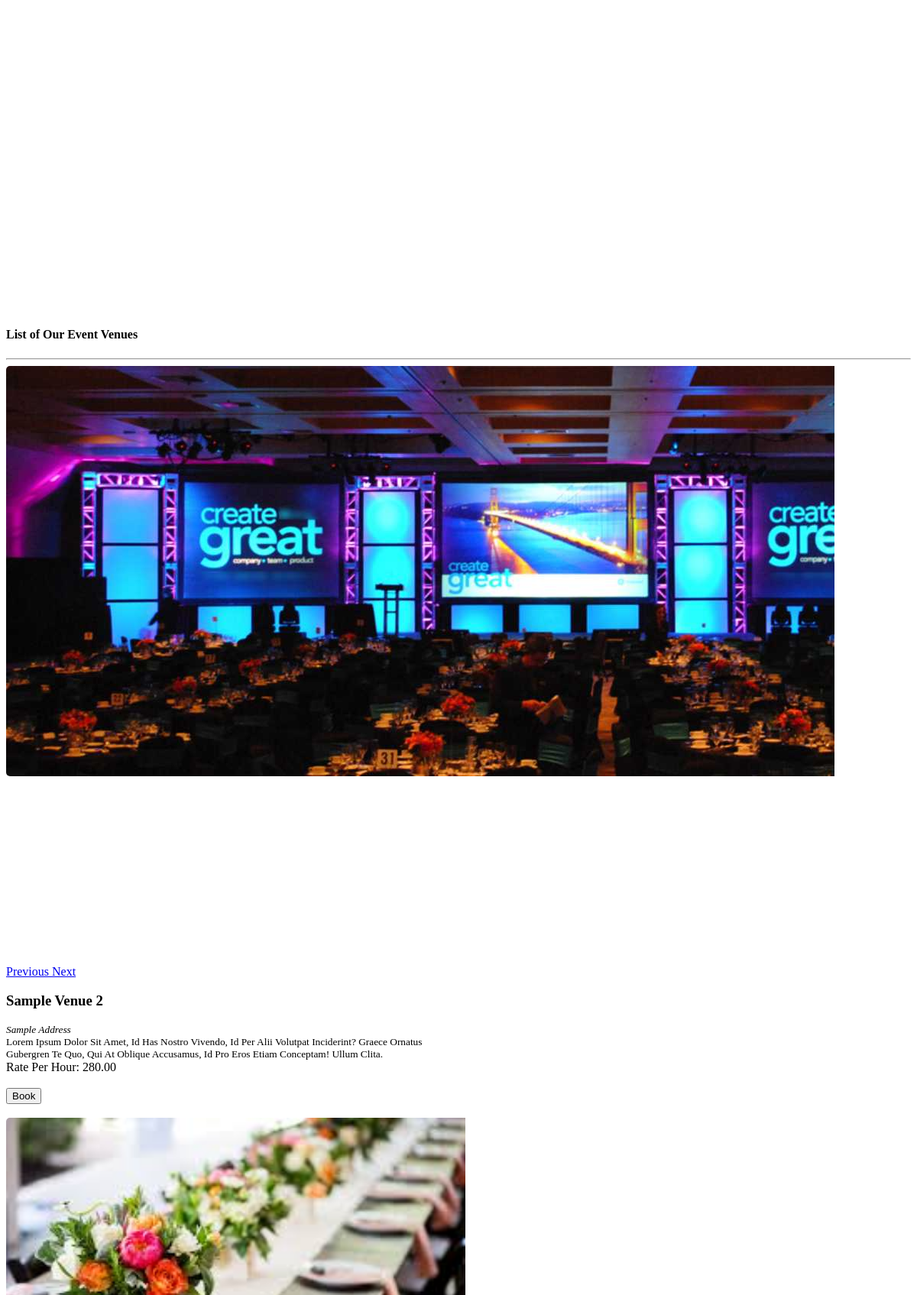
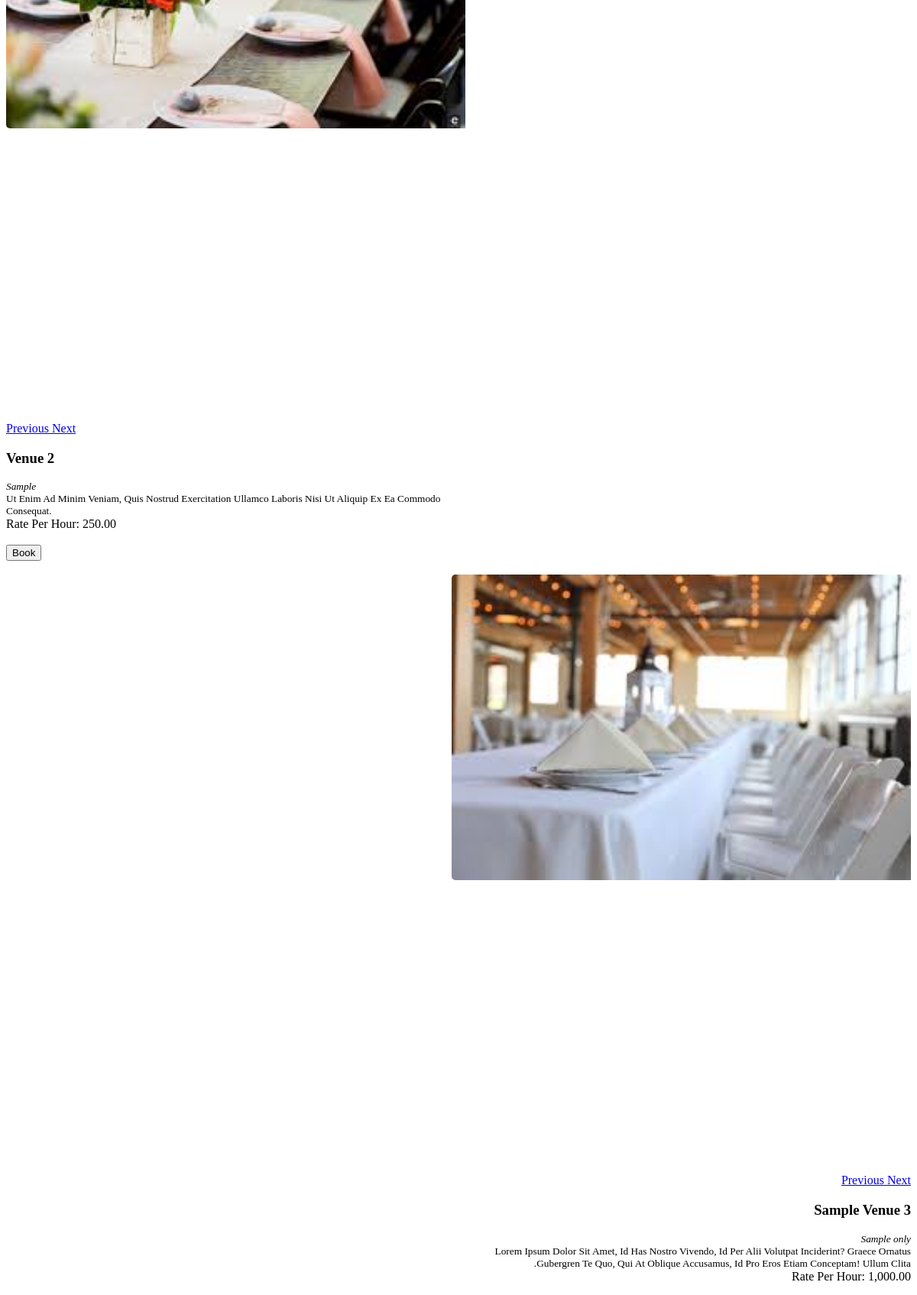
Page /venue.php (upper part) on the committed database (2 pictures, top to bottom).
### tables this page shows
CREATE TABLE `venue` (
  `id` int(30) NOT NULL,
  `venue` text NOT NULL,
  `address` text NOT NULL,
  `description` text NOT NULL,
  `rate` float NOT NULL
);

### venue.php (the view, shortened to what this page needs)
<?php
include 'admin/db_connect.php';
?>
        <header class="masthead">
        </header>
            <div class="container-fluid mt-3 pt-2">
                <h4 class="text-center text-white">List of Our Event Venues</h4>
                <hr class="divider">
                <div class="row-items">
                <div class="col-lg-12">
                    <div class="row">
                <?php
                $rtl ='rtl';
                $ci= 0;
                $venue = $conn->query("SELECT * from venue order by rand()");
                while($row = $venue->fetch_assoc()):
                    $ci++;
                    if($ci < 3){
                        $rtl = '';
                    }else{
                        $rtl = 'rtl';
                    }
                    if($ci == 4){
                        $ci = 0;
                    }
                ?>
                <div class="col-md-6">
                <div class="card venue-list <?php echo $rtl ?>" data-id="<?php echo $row['id'] ?>">
                        <div id="imagesCarousel_<?php echo $row['id'] ?> card-img-top " class="carousel slide" data-ride="carousel">
                              <div class="carousel-inner">
                                    <?php
                                        $fpath = 'admin/assets/uploads/venue_'.$row['id'];
                                        $images= scandir($fpath);
                                        $i = 1;
                                        foreach($images as $k => $v):
                                            if(!in_array($v,array('.','..'))):
                                                $active = $i == 1 ? 'active' : '';
                                    ?>
                                         <div class="carousel-item <?php echo $active ?>">
                                          <img class="d-block w-100" src="<?php echo $fpath.'/'.$v ?>" alt="">
                                        </div>
                                    <?php
                                            $i++;
                                            else:
                                                unset($images[$v]);
                                            endif;
                                        endforeach;
                                    ?>
                                     <a class="carousel-control-prev" href="#imagesCarousel_<?php echo $row['id'] ?>" role="button" data-slide="prev">
                                        <span class="sr-only">Previous</span>
                                      </a>
                                      <a class="carousel-control-next" href="#imagesCarousel_<?php echo $row['id'] ?>" role="button" data-slide="next">
                                        <span class="sr-only">Next</span>
                                      </a>
                                        </div>
                                    </div>
                    <div class="card-body">
                        <div class="row align-items-center justify-content-center text-center h-100">
                            <div class="">
                                <div>
                                    <h3><b class="filter-txt"><?php echo ucwords($row['venue']) ?></b></h3>
                                    <small><i><?php echo $row['address'] ?></i></small>
                                </div>
                                <div>
                                <span class="truncate" style="font-size: inherit;"><small><?php echo ucwords($row['description']) ?></small></span>
                                    <br>
                                <span class="badge badge-secondary"><i class="fa fa-tag"></i> Rate Per Hour: <?php echo number_format($row['rate'],2) ?></span>
                                <br>
                                <br>
                                <button class="btn btn-primary book-venue align-self-end" type="button" data-id='<?php echo $row['id'] ?>'>Book</button>
                                </div>
                            </div>
                        </div>
                    </div>
                </div>
                <br>
                </div>
                <?php endwhile; ?>
                </div>
                </div>
                </div>
            </div>

### venue.php (style rules this page uses)
.venue-list { cursor: pointer; border: unset; flex-direction: inherit; }
.venue-list .carousel,.venue-list .card-body { width: calc(50%) }
.venue-list .carousel img.d-block.w-100 { border-top-left-radius: 5px; border-bottom-left-radius: 5px; min-height: 50vh; }
.carousel,.carousel-inner,.carousel-item { min-height: calc(100%) }
header.masthead,header.masthead:before { min-height: 50vh !important; height: 50vh !important }
.row-items { position: relative; }
.rtl { direction: rtl ; }

### rows in the picture
venue: shows a picture, venue "Sample Venue 2", address "Sample Address", description "Lorem Ipsum Dolor Sit Amet, Id Has Nostro Vivendo, Id Per Alii Volutpat Inciderint? Graece Ornatus Gubergren Te Quo, Qui At Oblique Accusamus, Id Pro Eros Etiam Conceptam! Ullum Clita.", rate "280.00"
venue: shows a picture, venue "Venue 2", address "Sample", description "Ut Enim Ad Minim Veniam, Quis Nostrud Exercitation Ullamco Laboris Nisi Ut Aliquip Ex Ea Commodo Consequat.", rate "250.00"
venue: shows a picture, venue "Sample Venue 3", address "Sample only", description "Lorem Ipsum Dolor Sit Amet, Id Has Nostro Vivendo, Id Per Alii Volutpat Inciderint? Graece Ornatus Gubergren Te Quo, Qui At Oblique Accusamus, Id Pro Eros Etiam Conceptam! Ullum Clita.", rate "1,000.00"
